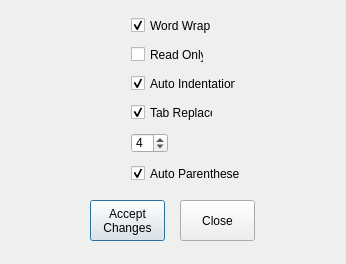
<?xml version="1.0" encoding="UTF-8"?>
<ui version="4.0">
 <class>Settings</class>
 <widget class="QDialog" name="Settings">
  <property name="windowModality">
   <enum>Qt::ApplicationModal</enum>
  </property>
  <property name="geometry">
   <rect>
    <x>0</x>
    <y>0</y>
    <width>346</width>
    <height>264</height>
   </rect>
  </property>
  <property name="windowTitle">
   <string>Change Settings</string>
  </property>
  <property name="modal">
   <bool>true</bool>
  </property>
  <widget class="QPushButton" name="btnAccept">
   <property name="geometry">
    <rect>
     <x>90</x>
     <y>200</y>
     <width>75</width>
     <height>41</height>
    </rect>
   </property>
   <property name="text">
    <string>Accept
Changes</string>
   </property>
  </widget>
  <widget class="QPushButton" name="btnClose">
   <property name="geometry">
    <rect>
     <x>180</x>
     <y>200</y>
     <width>75</width>
     <height>41</height>
    </rect>
   </property>
   <property name="text">
    <string>Close</string>
   </property>
  </widget>
  <widget class="QCheckBox" name="chkReadOnly">
   <property name="geometry">
    <rect>
     <x>131</x>
     <y>46</y>
     <width>73</width>
     <height>17</height>
    </rect>
   </property>
   <property name="text">
    <string>Read Only</string>
   </property>
  </widget>
  <widget class="QCheckBox" name="chkAutoParenth">
   <property name="geometry">
    <rect>
     <x>131</x>
     <y>165</y>
     <width>109</width>
     <height>17</height>
    </rect>
   </property>
   <property name="text">
    <string>Auto Parentheses</string>
   </property>
   <property name="checked">
    <bool>true</bool>
   </property>
  </widget>
  <widget class="QCheckBox" name="chkAutoIndent">
   <property name="geometry">
    <rect>
     <x>131</x>
     <y>75</y>
     <width>105</width>
     <height>17</height>
    </rect>
   </property>
   <property name="text">
    <string>Auto Indentation</string>
   </property>
   <property name="checked">
    <bool>true</bool>
   </property>
  </widget>
  <widget class="QCheckBox" name="chkTabReplace">
   <property name="geometry">
    <rect>
     <x>131</x>
     <y>104</y>
     <width>82</width>
     <height>17</height>
    </rect>
   </property>
   <property name="text">
    <string>Tab Replace</string>
   </property>
   <property name="checked">
    <bool>true</bool>
   </property>
  </widget>
  <widget class="QCheckBox" name="chkWordWrap">
   <property name="geometry">
    <rect>
     <x>131</x>
     <y>17</y>
     <width>81</width>
     <height>17</height>
    </rect>
   </property>
   <property name="text">
    <string>Word Wrap</string>
   </property>
   <property name="checked">
    <bool>true</bool>
   </property>
  </widget>
  <widget class="QSpinBox" name="spnSpaces">
   <property name="geometry">
    <rect>
     <x>131</x>
     <y>133</y>
     <width>37</width>
     <height>20</height>
    </rect>
   </property>
   <property name="minimum">
    <number>1</number>
   </property>
   <property name="maximum">
    <number>16</number>
   </property>
   <property name="value">
    <number>4</number>
   </property>
  </widget>
 </widget>
 <resources/>
 <connections/>
</ui>
